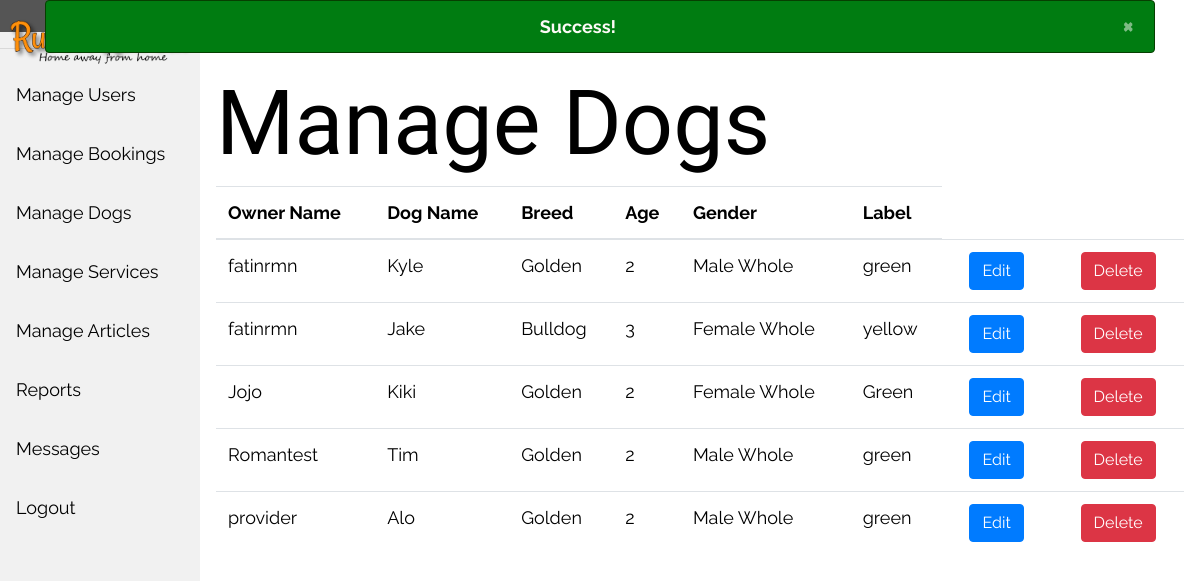
Page /managedog.php?status=success (signed in) on the earlier database version.
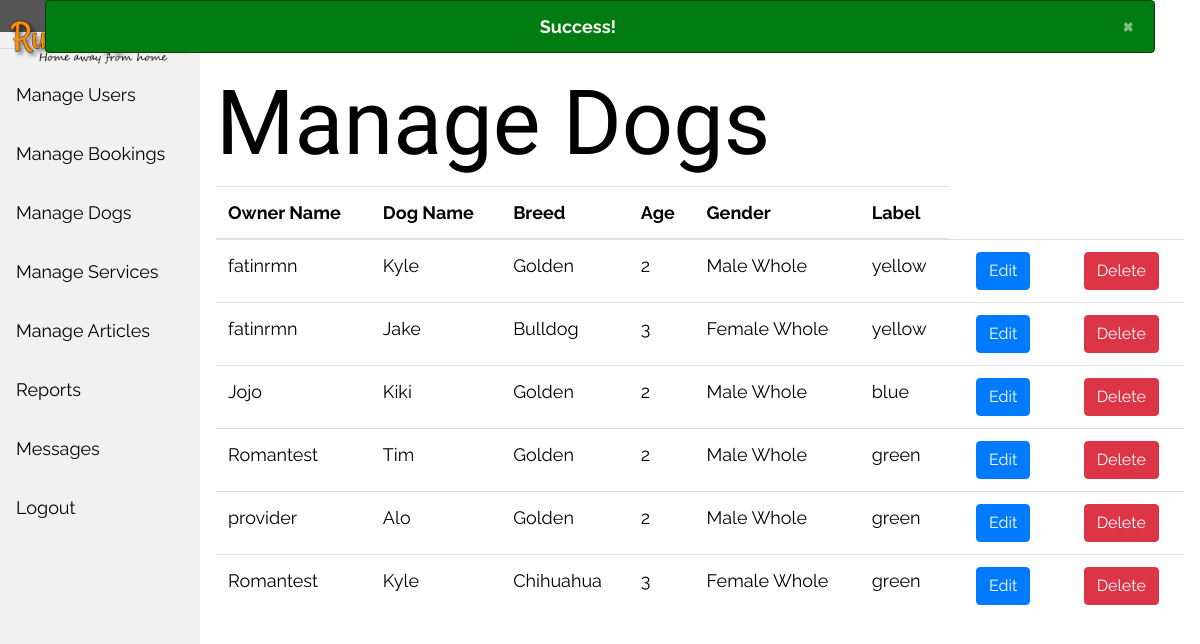
Same page on the later database version.
### tables this page shows
CREATE TABLE IF NOT EXISTS `dogs` (
  `dog_id` int(11) NOT NULL AUTO_INCREMENT,
  `dogname` varchar(40) DEFAULT NULL,
  `user_id` int(11) NOT NULL,
  `breed` varchar(40) DEFAULT NULL,
  `age` int(11) DEFAULT NULL,
  `gender` varchar(80) DEFAULT NULL,
  `vaccination` varchar(1000) DEFAULT NULL,
  `datareceived` date DEFAULT NULL,
  `duedate` date DEFAULT NULL,
  `medicalcondition` varchar(1000) DEFAULT NULL,
  `allergies` varchar(1000) DEFAULT NULL,
  `movrestr` varchar(1000) DEFAULT NULL,
  `label` varchar(100) NOT NULL DEFAULT 'green',
  PRIMARY KEY (`dog_id`),
  KEY `user_id` (`user_id`)
);

CREATE TABLE IF NOT EXISTS `users` (
  `user_id` int(11) NOT NULL AUTO_INCREMENT,
  `userfname` varchar(40) NOT NULL,
  `userlname` varchar(40) NOT NULL,
  `username` varchar(40) DEFAULT NULL,
  `email` varchar(40) NOT NULL,
  `password` varchar(80) NOT NULL,
  `contact_number` varchar(30) DEFAULT NULL,
  `emrgcontactname_1` varchar(40) NOT NULL,
  `emrgcontactnumber_1` varchar(40) NOT NULL,
  `user_type_id` int(11) NOT NULL DEFAULT '3',
  `provider_id` int(100) NOT NULL,
  PRIMARY KEY (`user_id`),
  UNIQUE KEY `email` (`email`),
  KEY `user_type_id` (`user_type_id`)
);

### managedog.php (the view, shortened to what this page needs)
<!DOCTYPE html>
<html lang="en">
<head>
    <?php
    include_once './partials/head.php';
    ?>
</head>
<body style="margin-bottom: 10px">
    <header>
        <?php
        include_once './partials/adminheader.php';
    ?>
    </header>
    <div class="container">
    <?php
						if (isset ($_GET['status'] )) {
                             if($_GET['status'] == 'success'){
						?>
							<div class="alert alert-warning alert-dismissible fade show" role="alert">
  							<strong>Success!</strong>
  							<button type="button" class="close" data-dismiss="alert" aria-label="Close">
    						<span aria-hidden="true">&times;</span>
  							</button>
							</div>
					<?php }
				 } ?>
        </div> </div>
        <div class="content">
        <h1> Manage Dogs </h1>
    <table class="table table-hover">
  <thead>
    <tr>
      <th scope="col">Owner Name</th>
      <th scope="col">Dog Name</th>
      <th scope="col">Breed</th>
      <th scope="col">Age</th>
      <th scope="col">Gender</th>
      <th scope="col">Label</th>
    </tr>
  </thead>
  <tbody>
      <?php
       $con = mysqli_connect("localhost","root","","ruralretreat");
      $doglist = "SELECT dogs.dog_id,
      dogs.dogname,
      dogs.user_id,
      dogs.age,
      dogs.gender,
      dogs.breed,
      dogs.label,
      users.username
      FROM dogs JOIN users ON users.user_id = dogs.user_id";
      $res = mysqli_query($con, $doglist);
      while($r = mysqli_fetch_assoc($res)): ?>
            <tr>
            <td><?php echo $r['username']; ?></th>
            <td><?php echo $r['dogname']; ?></th>
            <td><?php echo $r['breed']; ?></td>
            <td><?php echo $r['age']; ?></td>
            <td><?php echo $r['gender']; ?></td>
            <td><?php echo $r['label']; ?></td>
            <td><div class="container">
        <button type="button" onclick="initModal(<?php echo $r['dog_id'].','.$r['age'].','.'\''.$r['dogname'].'\','.'\''.$r['gender'].'\','.'\''.$r['breed'].'\','.'\''.$r['label'].'\''?>)"class="btn btn-primary" data-toggle="modal" data-target="#myModal">
            Edit
        </button>
</div>
</td>
            <td>
    <form id="delete" method="POST" action="deletedog.php">
        <input type="submit" onclick="return confirm('Are you sure?')" name="delete" value="Delete" class="btn btn-danger" id="delete">
</form>
</td>
            </tr>
<?php endwhile ?>
</tbody>
</table>
<br>
</body>
</html>

Differences in the rows shown:
changed dogs (number 1 of 6 on the later page): label "green" → "yellow"
changed dogs "Kiki": gender "Female Whole" → "Male Whole"; label "Green" → "blue"
added dogs: user.username "Romantest", dogname "Kyle", breed "Chihuahua", age "3", gender "Female Whole", label "green"
